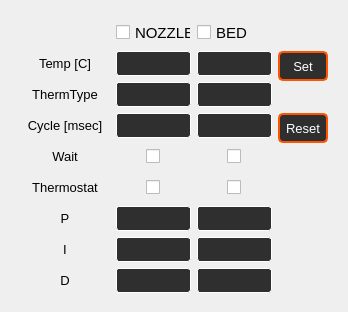
         <widget class="QWidget" name="tab_15">
          <attribute name="title">
           <string>Heaters</string>
          </attribute>
          <layout class="QVBoxLayout" name="verticalLayout_3">
           <item>
            <widget class="QFrame" name="frame_14">
             <property name="sizePolicy">
              <sizepolicy hsizetype="Minimum" vsizetype="Minimum">
               <horstretch>0</horstretch>
               <verstretch>0</verstretch>
              </sizepolicy>
             </property>
             <property name="minimumSize">
              <size>
               <width>301</width>
               <height>280</height>
              </size>
             </property>
             <property name="maximumSize">
              <size>
               <width>400</width>
               <height>290</height>
              </size>
             </property>
             <property name="styleSheet">
              <string notr="true"/>
             </property>
             <property name="frameShape">
              <enum>QFrame::NoFrame</enum>
             </property>
             <property name="frameShadow">
              <enum>QFrame::Raised</enum>
             </property>
             <layout class="QGridLayout" name="gridLayout_4">
              <item row="6" column="2">
               <widget class="QPlainTextEdit" name="b41">
                <property name="minimumSize">
                 <size>
                  <width>75</width>
                  <height>25</height>
                 </size>
                </property>
                <property name="maximumSize">
                 <size>
                  <width>75</width>
                  <height>25</height>
                 </size>
                </property>
                <property name="font">
                 <font>
                  <pointsize>9</pointsize>
                 </font>
                </property>
                <property name="styleSheet">
                 <string notr="true">QPlainTextEdit{
background-color: rgb(47, 47, 47);
color: rgb(255, 255, 255);
border-style: solid;
border-radius:3px;
border-width:1px; 
border-color:white;
}
QPlainTextEdit:hover{
border-color: rgb(85, 170, 255);
}
QPlainTextEdit:focus{
border-color: rgb(85, 170, 255);
}
QPlainTextEdit:disabled {
background-color: rgb(63, 63, 63);
color: rgb(0, 0, 0);
border-color:rgb(120, 120, 120)
}</string>
                </property>
                <property name="verticalScrollBarPolicy">
                 <enum>Qt::ScrollBarAlwaysOff</enum>
                </property>
                <property name="horizontalScrollBarPolicy">
                 <enum>Qt::ScrollBarAlwaysOff</enum>
                </property>
               </widget>
              </item>
              <item row="8" column="1">
               <widget class="QLabel" name="l26_2">
                <property name="minimumSize">
                 <size>
                  <width>90</width>
                  <height>20</height>
                 </size>
                </property>
                <property name="maximumSize">
                 <size>
                  <width>90</width>
                  <height>20</height>
                 </size>
                </property>
                <property name="font">
                 <font>
                  <pointsize>10</pointsize>
                 </font>
                </property>
                <property name="text">
                 <string>D</string>
                </property>
                <property name="alignment">
                 <set>Qt::AlignCenter</set>
                </property>
               </widget>
              </item>
              <item row="7" column="1">
               <widget class="QLabel" name="l25_2">
                <property name="minimumSize">
                 <size>
                  <width>90</width>
                  <height>20</height>
                 </size>
                </property>
                <property name="maximumSize">
                 <size>
                  <width>90</width>
                  <height>20</height>
                 </size>
                </property>
                <property name="font">
                 <font>
                  <pointsize>10</pointsize>
                 </font>
                </property>
                <property name="text">
                 <string>I</string>
                </property>
                <property name="alignment">
                 <set>Qt::AlignCenter</set>
                </property>
               </widget>
              </item>
              <item row="3" column="3">
               <widget class="QPlainTextEdit" name="b40">
                <property name="minimumSize">
                 <size>
                  <width>75</width>
                  <height>25</height>
                 </size>
                </property>
                <property name="maximumSize">
                 <size>
                  <width>75</width>
                  <height>25</height>
                 </size>
                </property>
                <property name="font">
                 <font>
                  <pointsize>9</pointsize>
                 </font>
                </property>
                <property name="styleSheet">
                 <string notr="true">QPlainTextEdit{
background-color: rgb(47, 47, 47);
color: rgb(255, 255, 255);
border-style: solid;
border-radius:3px;
border-width:1px; 
border-color:white;
}
QPlainTextEdit:hover{
border-color: rgb(85, 170, 255);
}
QPlainTextEdit:focus{
border-color: rgb(85, 170, 255);
}
QPlainTextEdit:disabled {
background-color: rgb(63, 63, 63);
color: rgb(0, 0, 0);
border-color:rgb(120, 120, 120)
}</string>
                </property>
                <property name="verticalScrollBarPolicy">
                 <enum>Qt::ScrollBarAlwaysOff</enum>
                </property>
                <property name="horizontalScrollBarPolicy">
                 <enum>Qt::ScrollBarAlwaysOff</enum>
                </property>
               </widget>
              </item>
              <item row="2" column="3">
               <widget class="QPlainTextEdit" name="b38">
                <property name="minimumSize">
                 <size>
                  <width>75</width>
                  <height>25</height>
                 </size>
                </property>
                <property name="maximumSize">
                 <size>
                  <width>75</width>
                  <height>25</height>
                 </size>
                </property>
                <property name="font">
                 <font>
                  <pointsize>9</pointsize>
                 </font>
                </property>
                <property name="styleSheet">
                 <string notr="true">QPlainTextEdit{
background-color: rgb(47, 47, 47);
color: rgb(255, 255, 255);
border-style: solid;
border-radius:3px;
border-width:1px; 
border-color:white;
}
QPlainTextEdit:hover{
border-color: rgb(85, 170, 255);
}
QPlainTextEdit:focus{
border-color: rgb(85, 170, 255);
}
QPlainTextEdit:disabled {
background-color: rgb(63, 63, 63);
color: rgb(0, 0, 0);
border-color:rgb(120, 120, 120)
}</string>
                </property>
                <property name="verticalScrollBarPolicy">
                 <enum>Qt::ScrollBarAlwaysOff</enum>
                </property>
                <property name="horizontalScrollBarPolicy">
                 <enum>Qt::ScrollBarAlwaysOff</enum>
                </property>
               </widget>
              </item>
              <item row="5" column="2" alignment="Qt::AlignHCenter|Qt::AlignVCenter">
               <widget class="QCheckBox" name="c26">
                <property name="minimumSize">
                 <size>
                  <width>15</width>
                  <height>25</height>
                 </size>
                </property>
                <property name="maximumSize">
                 <size>
                  <width>15</width>
                  <height>25</height>
                 </size>
                </property>
                <property name="text">
                 <string/>
                </property>
               </widget>
              </item>
              <item row="7" column="3">
               <widget class="QPlainTextEdit" name="b44">
                <property name="minimumSize">
                 <size>
                  <width>75</width>
                  <height>25</height>
                 </size>
                </property>
                <property name="maximumSize">
                 <size>
                  <width>75</width>
                  <height>25</height>
                 </size>
                </property>
                <property name="font">
                 <font>
                  <pointsize>9</pointsize>
                 </font>
                </property>
                <property name="styleSheet">
                 <string notr="true">QPlainTextEdit{
background-color: rgb(47, 47, 47);
color: rgb(255, 255, 255);
border-style: solid;
border-radius:3px;
border-width:1px; 
border-color:white;
}
QPlainTextEdit:hover{
border-color: rgb(85, 170, 255);
}
QPlainTextEdit:focus{
border-color: rgb(85, 170, 255);
}
QPlainTextEdit:disabled {
background-color: rgb(63, 63, 63);
color: rgb(0, 0, 0);
border-color:rgb(120, 120, 120)
}</string>
                </property>
                <property name="verticalScrollBarPolicy">
                 <enum>Qt::ScrollBarAlwaysOff</enum>
                </property>
                <property name="horizontalScrollBarPolicy">
                 <enum>Qt::ScrollBarAlwaysOff</enum>
                </property>
               </widget>
              </item>
              <item row="4" column="1">
               <widget class="QLabel" name="l22_2">
                <property name="minimumSize">
                 <size>
                  <width>90</width>
                  <height>20</height>
                 </size>
                </property>
                <property name="maximumSize">
                 <size>
                  <width>90</width>
                  <height>20</height>
                 </size>
                </property>
                <property name="font">
                 <font>
                  <pointsize>10</pointsize>
                 </font>
                </property>
                <property name="text">
                 <string>Wait</string>
                </property>
                <property name="alignment">
                 <set>Qt::AlignCenter</set>
                </property>
               </widget>
              </item>
              <item row="2" column="1">
               <widget class="QLabel" name="l20_2">
                <property name="minimumSize">
                 <size>
                  <width>90</width>
                  <height>20</height>
                 </size>
                </property>
                <property name="maximumSize">
                 <size>
                  <width>90</width>
                  <height>20</height>
                 </size>
                </property>
                <property name="font">
                 <font>
                  <pointsize>10</pointsize>
                 </font>
                </property>
                <property name="text">
                 <string>ThermType</string>
                </property>
                <property name="alignment">
                 <set>Qt::AlignCenter</set>
                </property>
               </widget>
              </item>
              <item row="3" column="1">
               <widget class="QLabel" name="l21_2">
                <property name="minimumSize">
                 <size>
                  <width>90</width>
                  <height>20</height>
                 </size>
                </property>
                <property name="maximumSize">
                 <size>
                  <width>90</width>
                  <height>20</height>
                 </size>
                </property>
                <property name="font">
                 <font>
                  <pointsize>10</pointsize>
                 </font>
                </property>
                <property name="text">
                 <string>Cycle [msec]</string>
                </property>
                <property name="alignment">
                 <set>Qt::AlignCenter</set>
                </property>
               </widget>
              </item>
              <item row="8" column="3">
               <widget class="QPlainTextEdit" name="b46">
                <property name="minimumSize">
                 <size>
                  <width>75</width>
                  <height>25</height>
                 </size>
                </property>
                <property name="maximumSize">
                 <size>
                  <width>75</width>
                  <height>25</height>
                 </size>
                </property>
                <property name="font">
                 <font>
                  <pointsize>9</pointsize>
                 </font>
                </property>
                <property name="styleSheet">
                 <string notr="true">QPlainTextEdit{
background-color: rgb(47, 47, 47);
color: rgb(255, 255, 255);
border-style: solid;
border-radius:3px;
border-width:1px; 
border-color:white;
}
QPlainTextEdit:hover{
border-color: rgb(85, 170, 255);
}
QPlainTextEdit:focus{
border-color: rgb(85, 170, 255);
}
QPlainTextEdit:disabled {
background-color: rgb(63, 63, 63);
color: rgb(0, 0, 0);
border-color:rgb(120, 120, 120)
}</string>
                </property>
                <property name="verticalScrollBarPolicy">
                 <enum>Qt::ScrollBarAlwaysOff</enum>
                </property>
                <property name="horizontalScrollBarPolicy">
                 <enum>Qt::ScrollBarAlwaysOff</enum>
                </property>
               </widget>
              </item>
              <item row="0" column="3">
               <widget class="QCheckBox" name="c23">
                <property name="minimumSize">
                 <size>
                  <width>75</width>
                  <height>25</height>
                 </size>
                </property>
                <property name="maximumSize">
                 <size>
                  <width>75</width>
                  <height>25</height>
                 </size>
                </property>
                <property name="font">
                 <font>
                  <pointsize>11</pointsize>
                 </font>
                </property>
                <property name="text">
                 <string>BED</string>
                </property>
               </widget>
              </item>
              <item row="6" column="3">
               <widget class="QPlainTextEdit" name="b42">
                <property name="minimumSize">
                 <size>
                  <width>75</width>
                  <height>25</height>
                 </size>
                </property>
                <property name="maximumSize">
                 <size>
                  <width>75</width>
                  <height>25</height>
                 </size>
                </property>
                <property name="font">
                 <font>
                  <pointsize>9</pointsize>
                 </font>
                </property>
                <property name="styleSheet">
                 <string notr="true">QPlainTextEdit{
background-color: rgb(47, 47, 47);
color: rgb(255, 255, 255);
border-style: solid;
border-radius:3px;
border-width:1px; 
border-color:white;
}
QPlainTextEdit:hover{
border-color: rgb(85, 170, 255);
}
QPlainTextEdit:focus{
border-color: rgb(85, 170, 255);
}
QPlainTextEdit:disabled {
background-color: rgb(63, 63, 63);
color: rgb(0, 0, 0);
border-color:rgb(120, 120, 120)
}</string>
                </property>
                <property name="verticalScrollBarPolicy">
                 <enum>Qt::ScrollBarAlwaysOff</enum>
                </property>
                <property name="horizontalScrollBarPolicy">
                 <enum>Qt::ScrollBarAlwaysOff</enum>
                </property>
               </widget>
              </item>
              <item row="1" column="3">
               <widget class="QPlainTextEdit" name="b36">
                <property name="minimumSize">
                 <size>
                  <width>75</width>
                  <height>25</height>
                 </size>
                </property>
                <property name="maximumSize">
                 <size>
                  <width>75</width>
                  <height>25</height>
                 </size>
                </property>
                <property name="font">
                 <font>
                  <pointsize>9</pointsize>
                 </font>
                </property>
                <property name="styleSheet">
                 <string notr="true">QPlainTextEdit{
background-color: rgb(47, 47, 47);
color: rgb(255, 255, 255);
border-style: solid;
border-radius:3px;
border-width:1px; 
border-color:white;
}
QPlainTextEdit:hover{
border-color: rgb(85, 170, 255);
}
QPlainTextEdit:focus{
border-color: rgb(85, 170, 255);
}
QPlainTextEdit:disabled {
background-color: rgb(63, 63, 63);
color: rgb(0, 0, 0);
border-color:rgb(120, 120, 120)
}</string>
                </property>
                <property name="verticalScrollBarPolicy">
                 <enum>Qt::ScrollBarAlwaysOff</enum>
                </property>
                <property name="horizontalScrollBarPolicy">
                 <enum>Qt::ScrollBarAlwaysOff</enum>
                </property>
               </widget>
              </item>
              <item row="1" column="2">
               <widget class="QPlainTextEdit" name="b35">
                <property name="minimumSize">
                 <size>
                  <width>75</width>
                  <height>25</height>
                 </size>
                </property>
                <property name="maximumSize">
                 <size>
                  <width>75</width>
                  <height>25</height>
                 </size>
                </property>
                <property name="font">
                 <font>
                  <pointsize>9</pointsize>
                 </font>
                </property>
                <property name="styleSheet">
                 <string notr="true">QPlainTextEdit{
background-color: rgb(47, 47, 47);
color: rgb(255, 255, 255);
border-style: solid;
border-radius:3px;
border-width:1px; 
border-color:white;
}
QPlainTextEdit:hover{
border-color: rgb(85, 170, 255);
}
QPlainTextEdit:focus{
border-color: rgb(85, 170, 255);
}
QPlainTextEdit:disabled {
background-color: rgb(63, 63, 63);
color: rgb(0, 0, 0);
border-color:rgb(120, 120, 120)
}</string>
                </property>
                <property name="verticalScrollBarPolicy">
                 <enum>Qt::ScrollBarAlwaysOff</enum>
                </property>
                <property name="horizontalScrollBarPolicy">
                 <enum>Qt::ScrollBarAlwaysOff</enum>
                </property>
               </widget>
              </item>
              <item row="7" column="2">
               <widget class="QPlainTextEdit" name="b43">
                <property name="minimumSize">
                 <size>
                  <width>75</width>
                  <height>25</height>
                 </size>
                </property>
                <property name="maximumSize">
                 <size>
                  <width>75</width>
                  <height>25</height>
                 </size>
                </property>
                <property name="font">
                 <font>
                  <pointsize>9</pointsize>
                 </font>
                </property>
                <property name="styleSheet">
                 <string notr="true">QPlainTextEdit{
background-color: rgb(47, 47, 47);
color: rgb(255, 255, 255);
border-style: solid;
border-radius:3px;
border-width:1px; 
border-color:white;
}
QPlainTextEdit:hover{
border-color: rgb(85, 170, 255);
}
QPlainTextEdit:focus{
border-color: rgb(85, 170, 255);
}
QPlainTextEdit:disabled {
background-color: rgb(63, 63, 63);
color: rgb(0, 0, 0);
border-color:rgb(120, 120, 120)
}</string>
                </property>
                <property name="verticalScrollBarPolicy">
                 <enum>Qt::ScrollBarAlwaysOff</enum>
                </property>
                <property name="horizontalScrollBarPolicy">
                 <enum>Qt::ScrollBarAlwaysOff</enum>
                </property>
               </widget>
              </item>
              <item row="2" column="2">
               <widget class="QPlainTextEdit" name="b37">
                <property name="minimumSize">
                 <size>
                  <width>75</width>
                  <height>25</height>
                 </size>
                </property>
                <property name="maximumSize">
                 <size>
                  <width>75</width>
                  <height>25</height>
                 </size>
                </property>
                <property name="font">
                 <font>
                  <pointsize>9</pointsize>
                 </font>
                </property>
                <property name="styleSheet">
                 <string notr="true">QPlainTextEdit{
background-color: rgb(47, 47, 47);
color: rgb(255, 255, 255);
border-style: solid;
border-radius:3px;
border-width:1px; 
border-color:white;
}
QPlainTextEdit:hover{
border-color: rgb(85, 170, 255);
}
QPlainTextEdit:focus{
border-color: rgb(85, 170, 255);
}
QPlainTextEdit:disabled {
background-color: rgb(63, 63, 63);
color: rgb(0, 0, 0);
border-color:rgb(120, 120, 120)
}</string>
                </property>
                <property name="verticalScrollBarPolicy">
                 <enum>Qt::ScrollBarAlwaysOff</enum>
                </property>
                <property name="horizontalScrollBarPolicy">
                 <enum>Qt::ScrollBarAlwaysOff</enum>
                </property>
               </widget>
              </item>
              <item row="3" column="2">
               <widget class="QPlainTextEdit" name="b39">
                <property name="minimumSize">
                 <size>
                  <width>75</width>
                  <height>25</height>
                 </size>
                </property>
                <property name="maximumSize">
                 <size>
                  <width>75</width>
                  <height>25</height>
                 </size>
                </property>
                <property name="font">
                 <font>
                  <pointsize>9</pointsize>
                 </font>
                </property>
                <property name="styleSheet">
                 <string notr="true">QPlainTextEdit{
background-color: rgb(47, 47, 47);
color: rgb(255, 255, 255);
border-style: solid;
border-radius:3px;
border-width:1px; 
border-color:white;
}
QPlainTextEdit:hover{
border-color: rgb(85, 170, 255);
}
QPlainTextEdit:focus{
border-color: rgb(85, 170, 255);
}
QPlainTextEdit:disabled {
background-color: rgb(63, 63, 63);
color: rgb(0, 0, 0);
border-color:rgb(120, 120, 120)
}</string>
                </property>
                <property name="verticalScrollBarPolicy">
                 <enum>Qt::ScrollBarAlwaysOff</enum>
                </property>
                <property name="horizontalScrollBarPolicy">
                 <enum>Qt::ScrollBarAlwaysOff</enum>
                </property>
               </widget>
              </item>
              <item row="5" column="3" alignment="Qt::AlignHCenter|Qt::AlignVCenter">
               <widget class="QCheckBox" name="c27">
                <property name="minimumSize">
                 <size>
                  <width>15</width>
                  <height>25</height>
                 </size>
                </property>
                <property name="maximumSize">
                 <size>
                  <width>15</width>
                  <height>25</height>
                 </size>
                </property>
                <property name="text">
                 <string/>
                </property>
               </widget>
              </item>
              <item row="8" column="2">
               <widget class="QPlainTextEdit" name="b45">
                <property name="minimumSize">
                 <size>
                  <width>75</width>
                  <height>25</height>
                 </size>
                </property>
                <property name="maximumSize">
                 <size>
                  <width>75</width>
                  <height>25</height>
                 </size>
                </property>
                <property name="font">
                 <font>
                  <pointsize>9</pointsize>
                 </font>
                </property>
                <property name="styleSheet">
                 <string notr="true">QPlainTextEdit{
background-color: rgb(47, 47, 47);
color: rgb(255, 255, 255);
border-style: solid;
border-radius:3px;
border-width:1px; 
border-color:white;
}
QPlainTextEdit:hover{
border-color: rgb(85, 170, 255);
}
QPlainTextEdit:focus{
border-color: rgb(85, 170, 255);
}
QPlainTextEdit:disabled {
background-color: rgb(63, 63, 63);
color: rgb(0, 0, 0);
border-color:rgb(120, 120, 120)
}</string>
                </property>
                <property name="verticalScrollBarPolicy">
                 <enum>Qt::ScrollBarAlwaysOff</enum>
                </property>
                <property name="horizontalScrollBarPolicy">
                 <enum>Qt::ScrollBarAlwaysOff</enum>
                </property>
               </widget>
              </item>
              <item row="4" column="2" alignment="Qt::AlignHCenter|Qt::AlignVCenter">
               <widget class="QCheckBox" name="c24">
                <property name="minimumSize">
                 <size>
                  <width>15</width>
                  <height>25</height>
                 </size>
                </property>
                <property name="maximumSize">
                 <size>
                  <width>15</width>
                  <height>25</height>
                 </size>
                </property>
                <property name="text">
                 <string/>
                </property>
               </widget>
              </item>
              <item row="5" column="1">
               <widget class="QLabel" name="l23_2">
                <property name="minimumSize">
                 <size>
                  <width>90</width>
                  <height>20</height>
                 </size>
                </property>
                <property name="maximumSize">
                 <size>
                  <width>90</width>
                  <height>20</height>
                 </size>
                </property>
                <property name="font">
                 <font>
                  <pointsize>10</pointsize>
                 </font>
                </property>
                <property name="text">
                 <string>Thermostat</string>
                </property>
                <property name="alignment">
                 <set>Qt::AlignCenter</set>
                </property>
               </widget>
              </item>
              <item row="0" column="2" alignment="Qt::AlignHCenter|Qt::AlignVCenter">
               <widget class="QCheckBox" name="c22">
                <property name="minimumSize">
                 <size>
                  <width>75</width>
                  <height>25</height>
                 </size>
                </property>
                <property name="maximumSize">
                 <size>
                  <width>75</width>
                  <height>25</height>
                 </size>
                </property>
                <property name="font">
                 <font>
                  <pointsize>11</pointsize>
                 </font>
                </property>
                <property name="text">
                 <string>NOZZLE</string>
                </property>
               </widget>
              </item>
              <item row="1" column="1" alignment="Qt::AlignHCenter|Qt::AlignVCenter">
               <widget class="QLabel" name="l19_4">
                <property name="minimumSize">
                 <size>
                  <width>90</width>
                  <height>20</height>
                 </size>
                </property>
                <property name="maximumSize">
                 <size>
                  <width>90</width>
                  <height>20</height>
                 </size>
                </property>
                <property name="font">
                 <font>
                  <pointsize>10</pointsize>
                 </font>
                </property>
                <property name="text">
                 <string>Temp [C]</string>
                </property>
                <property name="alignment">
                 <set>Qt::AlignCenter</set>
                </property>
               </widget>
              </item>
              <item row="6" column="1">
               <widget class="QLabel" name="l24_2">
                <property name="minimumSize">
                 <size>
                  <width>90</width>
                  <height>20</height>
                 </size>
                </property>
                <property name="maximumSize">
                 <size>
                  <width>90</width>
                  <height>20</height>
                 </size>
                </property>
                <property name="font">
                 <font>
                  <pointsize>10</pointsize>
                 </font>
                </property>
                <property name="text">
                 <string>P</string>
                </property>
                <property name="alignment">
                 <set>Qt::AlignCenter</set>
                </property>
               </widget>
              </item>
              <item row="4" column="3" alignment="Qt::AlignHCenter|Qt::AlignVCenter">
               <widget class="QCheckBox" name="c25">
                <property name="minimumSize">
                 <size>
                  <width>15</width>
                  <height>25</height>
                 </size>
                </property>
                <property name="maximumSize">
                 <size>
                  <width>15</width>
                  <height>25</height>
                 </size>
                </property>
                <property name="text">
                 <string/>
                </property>
               </widget>
              </item>
              <item row="1" column="4">
               <widget class="QPushButton" name="p88">
                <property name="enabled">
                 <bool>true</bool>
                </property>
                <property name="minimumSize">
                 <size>
                  <width>50</width>
                  <height>30</height>
                 </size>
                </property>
                <property name="maximumSize">
                 <size>
                  <width>50</width>
                  <height>30</height>
                 </size>
                </property>
                <property name="font">
                 <font>
                  <pointsize>10</pointsize>
                 </font>
                </property>
                <property name="styleSheet">
                 <string notr="true">QPushButton {
background-color:rgb(47, 47, 47);
color: rgb(255, 255, 255);
border-style: solid;
border-radius:5px;
border-width:2px; 
border-color:rgb(255, 85, 0);
}
QPushButton:hover {
border-width:3px; 
border-color:rgb(255, 115, 30);
}
QPushButton:pressed {
background-color:rgb(255, 115, 30);
border-color: rgb(255, 195, 110);
border-width: 4px;     
}
QPushButton:disabled{
background-color: rgb(255, 149, 62);
color: rgb(83, 83, 83);
border-color:rgb(83, 83, 83);
}

</string>
                </property>
                <property name="text">
                 <string>Set</string>
                </property>
               </widget>
              </item>
              <item row="3" column="4">
               <widget class="QPushButton" name="p89">
                <property name="enabled">
                 <bool>true</bool>
                </property>
                <property name="minimumSize">
                 <size>
                  <width>50</width>
                  <height>30</height>
                 </size>
                </property>
                <property name="maximumSize">
                 <size>
                  <width>50</width>
                  <height>30</height>
                 </size>
                </property>
                <property name="font">
                 <font>
                  <pointsize>10</pointsize>
                 </font>
                </property>
                <property name="styleSheet">
                 <string notr="true">QPushButton {
background-color:rgb(47, 47, 47);
color: rgb(255, 255, 255);
border-style: solid;
border-radius:5px;
border-width:2px; 
border-color:rgb(255, 85, 0);
}
QPushButton:hover {
border-width:3px; 
border-color:rgb(255, 115, 30);
}
QPushButton:pressed {
background-color:rgb(255, 115, 30);
border-color: rgb(255, 195, 110);
border-width: 4px;     
}
QPushButton:disabled{
background-color: rgb(255, 149, 62);
color: rgb(83, 83, 83);
border-color:rgb(83, 83, 83);
}

</string>
                </property>
                <property name="text">
                 <string>Reset</string>
                </property>
               </widget>
              </item>
             </layout>
            </widget>
           </item>
          </layout>
         </widget>
